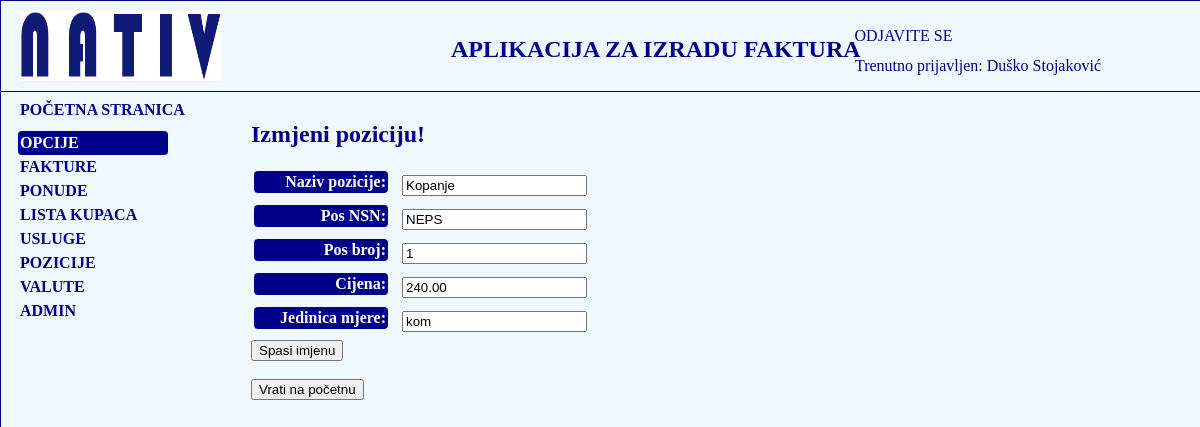
Screenshot of /fakture/pozicija/kreiraj/6/update/ (signed in) with the database file from the repository.
### fakture/models.py (models this page shows, shortened)
class Korisnik(AbstractBaseUser):
    email = models.EmailField(verbose_name="email", max_length=60, unique=True)
    username = models.CharField(max_length=30, unique=True)
    date_joined = models.DateTimeField(verbose_name='date joined', auto_now_add=True)
    last_login = models.DateTimeField(verbose_name='last login', auto_now=True)
    is_admin = models.BooleanField(default=False)
    is_active = models.BooleanField(default=True)
    is_staff = models.BooleanField(default=False)
    is_superuser = models.BooleanField(default=False)
    ime = models.CharField(max_length=50)
    prezime = models.CharField(max_length=50)
    ime_oca = models.CharField(max_length=50)
    godina_rodjenja = models.DateField(blank=True, null=True)
    mjesto_rodjenja = models.CharField(max_length=50)
    mjesto_prebivalista = models.CharField(max_length=50)
    adresa = models.CharField(max_length=50)
    postanski_broj = models.CharField(max_length=50)
    telefon = models.CharField(max_length=50)
    naziv_preduzeca =  models.CharField(max_length=250, blank=True, null=True)
    adresa_preduzeca = models.CharField(max_length=250, blank=True, null=True)
    mjesto_preduzeca = models.CharField(max_length=250, blank=True, null=True)
    postanski_broj_preduzeca = models.CharField(max_length=250, blank=True, null=True)
    IBAN =  models.CharField(max_length=250, blank=True, null=True,default='BA395620998146211620')
    SWIFT_BIC = models.CharField(max_length=50, blank=True, null=True, default='RAZBBA22')
    telefon_mobilni = models.CharField(max_length=50, blank=True, null=True)
    fax = models.CharField(max_length=50, blank=True, null=True)
    zvanje = models.CharField(max_length=150, blank=True, null=True)
    pozicija = models.CharField(max_length=150, blank=True, null=True)
    email_preduzeca = models.EmailField(verbose_name="Email preduzeca", max_length=60, unique=True, blank=True, null=True)
    web_stranica = models.URLField(blank=True, null=True)
    banka_racun =  models.CharField(max_length=150, blank=True, null=True)
    profilna_slika = models.ImageField(upload_to='slike', blank=True, null=True)
    IZBOR_DRZAVE = (
        ('Bosna i Hercegovina', 'Bosna i Hercegovina'),
        ('Germany', 'Germany'),
        ('Poland', 'Poland')
    )
    drzava = models.CharField(max_length=50, choices=IZBOR_DRZAVE, blank=True, null=True)
    USERNAME_FIELD = 'email'
    REQUIRED_FIELDS = ['username']
    objects = MyKorisnikManager()

class Pozicija(models.Model):
    naziv_pozicije = models.CharField(max_length=100, blank=True, null=True)
    pos_NSN = models.CharField(max_length=30, blank=True, null=True)
    pos_broj = models.IntegerField(blank=True, null=True, default=0)
    cijena = models.DecimalField(max_digits=10, decimal_places=2, default=0.00)
    jedinica_mjere = models.CharField(max_length=50, default='kom')
    class Meta:
        ordering = ['naziv_pozicije']

### fakture/views.py (the view)
# urls.py: path('pozicija/kreiraj/<int:pk>/update/', views.PozicijaUpdate.as_view(), name='pozicija-update'),
class PozicijaUpdate(LoginRequiredMixin, UpdateView):
    model = Pozicija
    fields = '__all__'
    template_name = 'fakture/pozicije_update.html'
    success_url = reverse_lazy('fakture:usluge-lista')

### fakture/templates/fakture/pozicije_update.html (shortened to what this page needs)
{% extends 'fakture/base_nativ.html' %}
{% block fakture %}
    <h2>Izmjeni poziciju!</h2>
    <form action="" method="post">
    <table>
        {{ form.as_table }}
    </table>
    <input type="submit" value="Spasi imjenu">
    </form>
    <br>
    <form>
    <button formaction="{% url 'fakture:index' %}">Vrati na početnu</button>
    </form>
{% endblock %}

### fakture/templates/fakture/base_nativ.html (shortened to what this page needs)
<!DOCTYPE html>
{% load static %}
<html lang="en">
<head>
    <link rel="stylesheet" href="{% static 'css/base_nativ.css' %}">
</head>
<body>
<div class="glavni-nativ">
<header id="header">
    <div id="logo">
        <img src="{% static 'slike/logo_nativ.png' %}" alt="Slika Nativ logo">
    </div>
    <h2>APLIKACIJA ZA IZRADU FAKTURA</h2>
    <div id="login">
        {% if user.is_authenticated %}
            <p><a href="{% url 'logout' %}?next={{ request.path }}">ODJAVITE SE</a></p>
        {% else %}
            <p><a href="{% url 'login' %}?next={{ request.path }}">PRIJAVITE SE</a> </p>
        {% endif %}
    </div>
    <div class="trenutno-prijavljen">
        {% if user.is_authenticated %}
            <p>Trenutno prijavljen: {{ user.ime }} {{ user.prezime }}</p>
        {% else %}
            <p></p>
        {% endif %}
    </div>
</header>
<p id="pocetna"><a href="{% url 'fakture:index' %}">POČETNA STRANICA</a></p>
{% if user.is_authenticated %}
<div class="navigacija">
    <nav class="navigacija-sadrzaj">
        <ul>
            <li id="opcije">OPCIJE</li>
            <li><a href="{% url 'fakture:lista_fakturi' %}">FAKTURE</a></li>
            <li><a href="{% url 'fakture:ponuda-lista' %}">PONUDE</a></li>
            <li><a href="{% url 'fakture:lista-kupci' %}">LISTA KUPACA</a></li>
            <li><a href="{% url 'fakture:usluge-lista' %}">USLUGE</a></li>
            <li><a href="{% url 'fakture:usluge-lista' %}">POZICIJE</a></li>
             <li><a href="{% url 'fakture:kreiraj-valutu' %}">VALUTE</a></li>
            {% if user.is_superuser %}
            <li><a href="{% url 'admin:index' %}">ADMIN</a></li>
                {% endif %}
        </ul>
    </nav>
</div>
{% endif %}
<div class="fakture">{% block fakture %}{% endblock %}</div>
</div>
</body>
</html>

### fakture/static/css/base_nativ.css (style rules this page uses)
body { margin: 0; padding: 0; }
.glavni-nativ { position: absolute; margin: 0; width: 100%; height: 7500px; background-color: aliceblue; border: darkblue solid 1px; }
#header { position: absolute; height: 90px; width: 100%; border: darkblue solid 1px; border-top-width: 0; border-left-width: 0; border-right-width: 0; }
#logo { position: absolute; margin-top: 10px; margin-left: 20px; width: 200px; height: 70px; }
#logo img { width: 200px; height: 70px; margin: 0; }
#header h2 { position: absolute; top: 15px; left: 450px; color: darkblue; }
#login { position: absolute; top: 10px; right: 248.5px; }
#login a { text-decoration: none; color: darkblue; }
.trenutno-prijavljen { position: absolute; top: 40px; right: 100px; color: darkblue; }
.navigacija { position: absolute; height: auto; width: 150px; top: 130px; left: 17px; }
.navigacija-sadrzaj li { list-style: none; margin: 0; padding: 3px 0 3px 2px; text-align: left; color: darkblue; font-weight: bold; }
.navigacija-sadrzaj ul { display: block; margin: 0; padding: 0; }
.navigacija-sadrzaj a { text-decoration: none; color: darkblue; font-weight: bold; }
#opcije { background-color: darkblue; color: white; border-radius: 4px; }
#pocetna { position: absolute; height: auto; margin: 0; top: 100px; left: 19px; }
#pocetna a { text-decoration: none; color: darkblue; font-weight: bold; }
.fakture { position: absolute; top: 100px; left: 250px; color: darkblue; margin: 0; width: auto; }
.fakture label { display: inline-block; width:130px; background-color: darkblue; color: white; padding: 2px; margin: 0 10px 8px 0; text-align: right; border-radius: 4px; }

### rows the page displays
Korisnik: ime "Duško", prezime "Stojaković"
Pozicija: naziv_pozicije "Kopanje", pos_NSN "NEPS", pos_broj "1", cijena "240.00", jedinica_mjere "kom"
